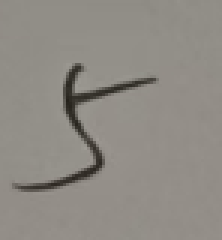
#> input picture your_digit_image.png, 74 x 80 px (shown 3 times larger)
$ python digtalPng.py
#> lines starting #> are read from the running program, lines starting #| are printed output that depends on the picture
from sklearn import datasets, svm, metrics
from sklearn.model_selection import train_test_split
from sklearn.preprocessing import StandardScaler
import joblib

# 加载数据集
digits = datasets.load_digits()

# 数据和标签
X = digits.images.reshape((len(digits.images), -1))
y = digits.target

# 分割数据集
X_train, X_test, y_train, y_test = train_test_split(X, y, test_size=0.5, shuffle=False)

# 特征缩放
scaler = StandardScaler()
X_train_scaled = scaler.fit_transform(X_train)

# 创建分类器
classifier = svm.SVC(gamma=0.001)

# 训练模型
classifier.fit(X_train_scaled, y_train)

# 保存模型和scaler
joblib.dump(scaler, 'scaler.pkl')
joblib.dump(classifier, 'digit_model.pkl')
from PIL import Image
import numpy as np
import joblib
import matplotlib.pyplot as plt

# 加载模型和scaler
model = joblib.load('digit_model.pkl')
scaler = joblib.load('scaler.pkl')

# 加载并预处理你的PNG图像（请替换成你自己的图片路径）
image_path = 'your_digit_image.png'  # 替换为你的PNG文件路径
image = Image.open(image_path).convert('L')  # 转换为灰度图

# 调整大小为8x8（根据load_digits的数据调整）
image = image.resize((8, 8), Image.Resampling.LANCZOS)

# 将像素值从0~255映射到0~16
image_data = np.array(image)
image_data = np.invert(image_data)  # 反色（白底黑字→黑底白字）
image_data = (image_data / 255.0) * 16
image_data = image_data.astype(np.uint8)

# 展平成一维数组(64,)
image_flattened = image_data.reshape(1, -1)

# 使用训练时的scaler进行特征缩放
image_scaled = scaler.transform(image_flattened)

# 预测
predicted_digit = model.predict(image_scaled)
#> predicted_digit = [4]
print(f"预测结果: {predicted_digit[0]}")
#| 预测结果: 4

# 可视化
plt.imshow(image_data, cmap='gray')
plt.title(f"Predicted Digit: {predicted_digit[0]}")
plt.axis('off')
plt.show()
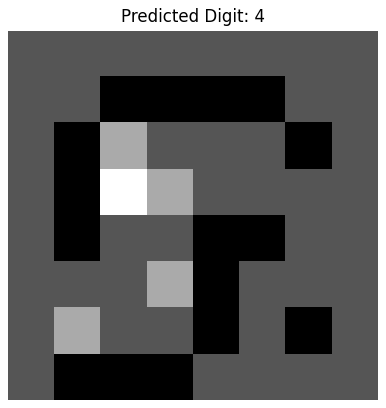
#> figure drawn by matplotlib, 1 panel
